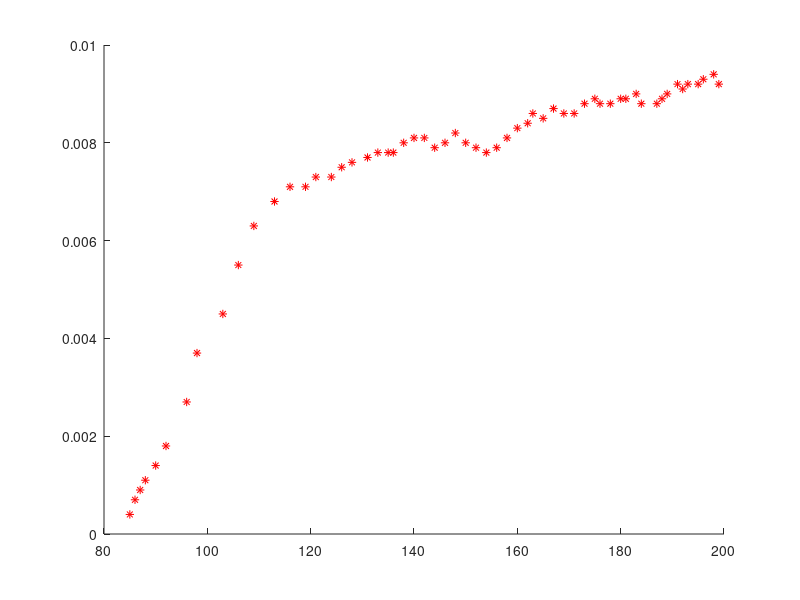

Here is the MATLAB script that generated this plot: (Note: this script raises an error after producing the figure.)
%finds a best fit line for a set of data
%version 2008 19 january
%Brad Schoenrock

clear all;

x= [85;86;87;88;90;92;96;98;103;106;109;113;116;119;121;124;126;128;131;
    133;135;136;138;140;142;144;146;148;150;152;154;156;158;160;162;163;
    165;167;169;171;173;175;176;178;180;181;183;184;187;188;189;191;192;
    193;195;196;198;199;];


y= [0.0004;0.0007;0.0009;0.0011;0.0014;0.0018;0.0027;0.0037;0.0045;0.0055;
0.0063;0.0068;0.0071;0.0071;0.0073;0.0073;0.0075;0.0076;0.0077;0.0078;
0.0078;0.0078;0.0080;0.0081;0.0081;0.0079;0.0080;0.0082;0.0080;0.0079;
0.0078;0.0079;0.0081;0.0083;0.0084;0.0086;0.0085;0.0087;0.0086;0.0086;
0.0088;0.0089;0.0088;0.0088;0.0089;0.0089;0.0090;0.0088;0.0088;0.0089;
0.0090;0.0092;0.0091;0.0092;0.0092;0.0093;0.0094;0.0092;];

figure;
hold on
plot(x,y,'r*');
plot(max(x),max(y),'w.')
plot(max(x),max(y),'w.')
legend('Data',2)
legend('boxoff')
t1='Bismuth trial 3';
t3='Brad Schoenrock '
t0='\newline';
t=[t1,t0,t3,date];
title(t)
xlabel('Temp in K')
ylabel('resistance in Ohms')
